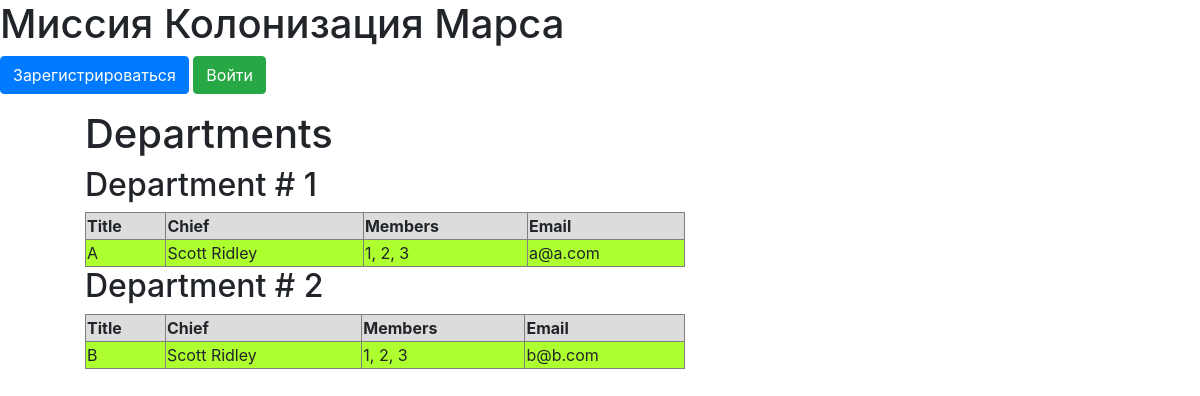
The page /departments on the database its author committed.
### data/departments.py (models this page shows)
class Department(SqlAlchemyBase, SerializerMixin):
    __tablename__ = 'department'
    id = sqlalchemy.Column(sqlalchemy.Integer,
                           primary_key=True, autoincrement=True)
    title = sqlalchemy.Column(sqlalchemy.String)
    chief = sqlalchemy.Column(sqlalchemy.Integer,
                              sqlalchemy.ForeignKey("users.id"))
    user = orm.relation('User')
    members = sqlalchemy.Column(sqlalchemy.String, nullable=True)
    email = sqlalchemy.Column(sqlalchemy.String)

### main.py (the view)
@app.route("/departments")
def departments_show():
    db_sess = db_session.create_session()
    param = {"departments": []}
    for el in db_sess.query(Department).all():
        department = {"id": el.id, "title": el.title, "chief": db_sess.query(User).filter(
            User.id == el.chief).first().surname + ' ' + db_sess.query(User).filter(
            User.id == el.chief).first().name, "members": el.members,
                      "email": el.email, "t_l_id": el.chief}
        param["departments"].append(department)
    return render_template("departments_show.html", **param)

### data/db_session.py (called while the page is built)
def create_session() -> Session:
    global __factory
    return __factory()

### templates/departments_show.html (shortened to what this page needs)
{% extends "base.html" %}
{% block content %}
<ul>
    <h1>Departments</h1>
    {% for action in departments %}
    <h2>Department # {{ action["id"] }}</h2>
    <table>
        <tr>
            <th style="background-color:Gainsboro">Title</th>
            <th style="background-color:Gainsboro">Chief</th>
            <th style="background-color:Gainsboro">Members</th>
            <th style="background-color:Gainsboro">Email</th>
        </tr>
        <tr>
            <td style="background-color:GreenYellow">{{ action["title"] }}</td>
            <td style="background-color:GreenYellow">{{ action["chief"] }}</td>
            <td style="background-color:GreenYellow">{{ action["members"] }}</td>
            <td style="background-color:GreenYellow">{{ action["email"] }}</td>
        </tr>
    </table>
    {% endfor %}
</ul>
{% endblock %}

### templates/base.html (shortened to what this page needs)
<!DOCTYPE html>
<html lang="en">
<head>
    <link rel="stylesheet"
          href="https://stackpath.bootstrapcdn.com/bootstrap/4.4.1/css/bootstrap.min.css"
>
    <link rel="stylesheet" type="text/css"
          href="{{ url_for('static', filename='css/style.css') }}"/>
</head>
<body>
<h1>Миссия Колонизация Марса</h1>
<nav>
    {% if current_user.is_authenticated %}
    <a class="navbar-brand" href="/logout">{{ current_user.name }}</a>
    {% else %}
    <p>
        <a class="btn btn-primary " href="/register">Зарегистрироваться</a>
        <a class="btn btn-success" href="/login">Войти</a>
    </p>
    {% endif %}
</nav>
<main role="main" class="container">
    {% block content %}{% endblock %}
</main>
</body>
</html>

### static/css/style.css (style rules this page uses)
table { border: 1px solid grey; }
th { border: 1px solid grey; }
td { border: 1px solid grey; }
table { width: 100%; }
table { width: 600px; }

### rows shown on the page
Department: id "1", title "A", chief "Scott Ridley", members "1, 2, 3", email "a@a.com"
Department: id "2", title "B", chief "Scott Ridley", members "1, 2, 3", email "b@b.com"
